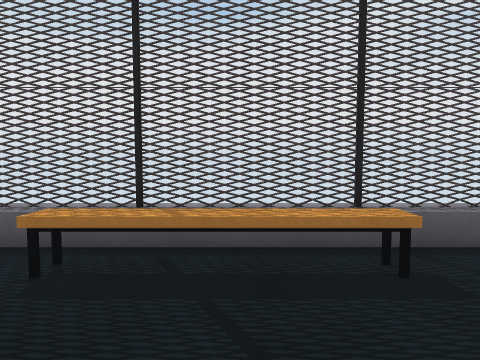
view 1 (above)

18 first-person views from a walk through a scene from a Unity 3-D project. The camera is 1.2 m above the floor, tilts 4° down and sees 75° across. The floor is counted in squares, 1 m on a side. Each view is taken from the middle of a square. On the plan, view 1 faces up. The plan holds only what a view shows up to about 13 squares ahead; the rest is blank. The player character is not drawn. Surface patterns are stand-ins for the level's own textures.

view 2
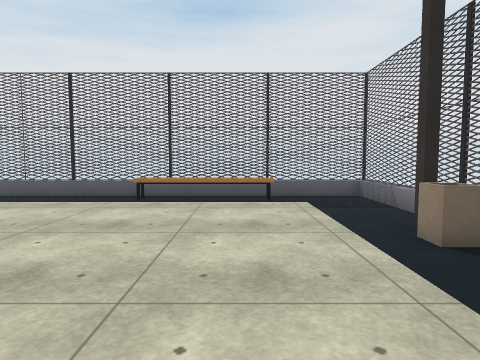

view 3
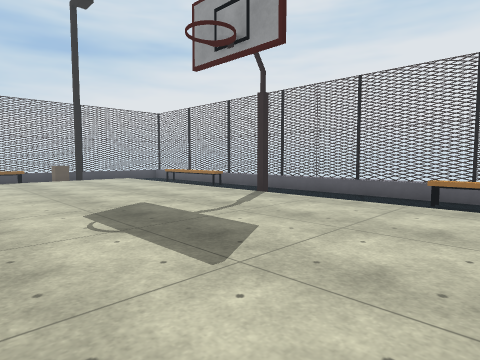

view 4
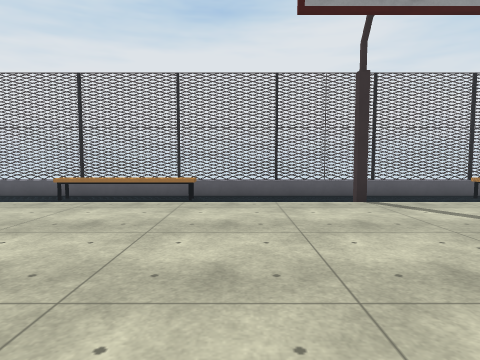

view 5
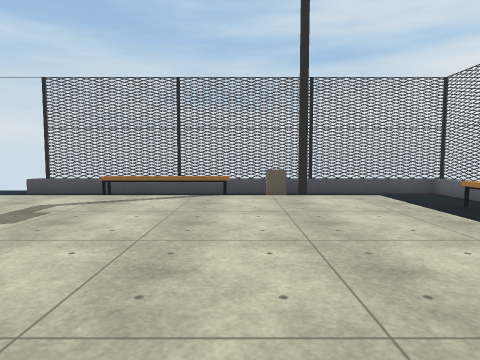

view 6
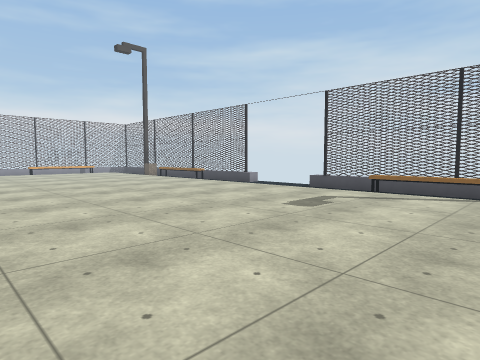

view 7
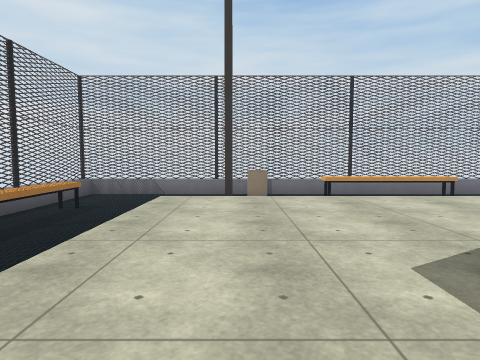

view 8
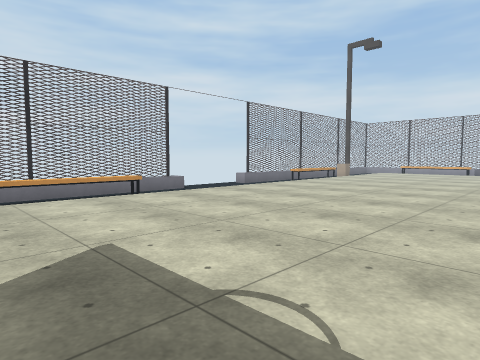

view 9
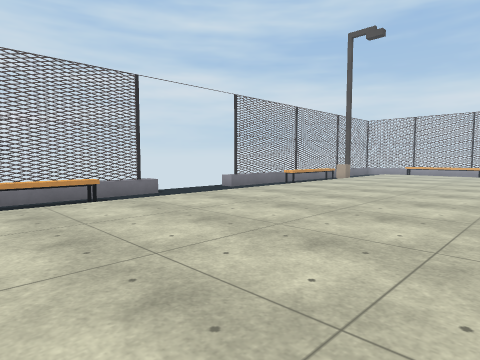

view 10
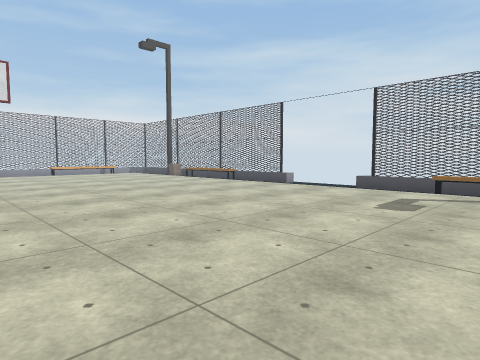

view 11
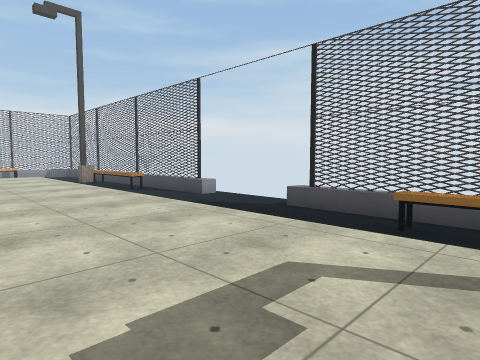

view 12
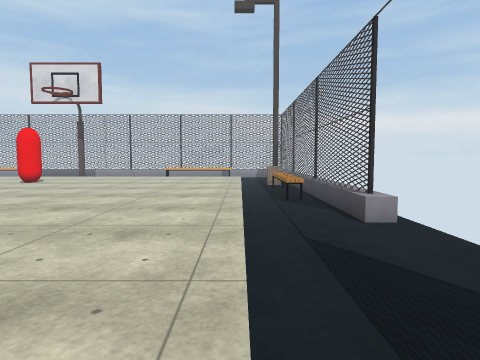

view 13
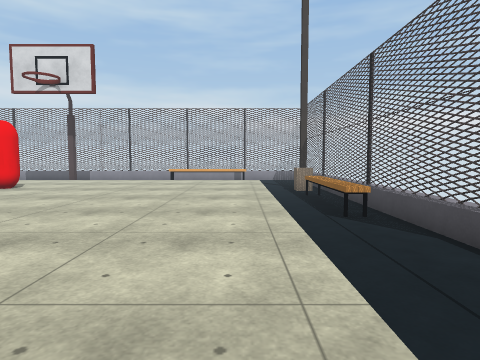

view 14
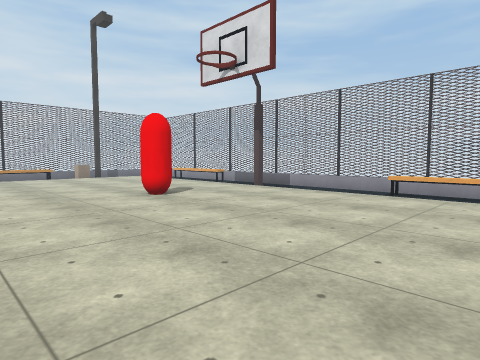

view 15
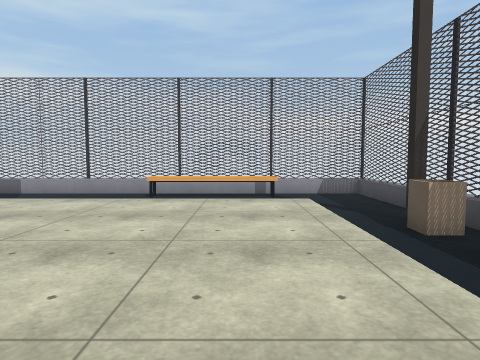

view 16
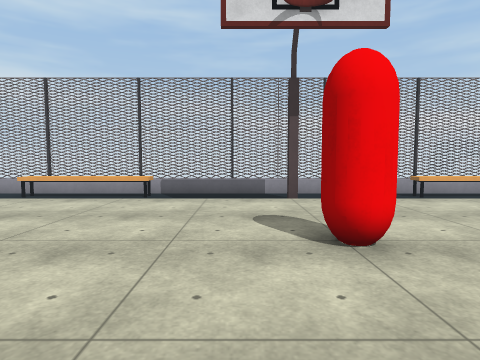

view 17
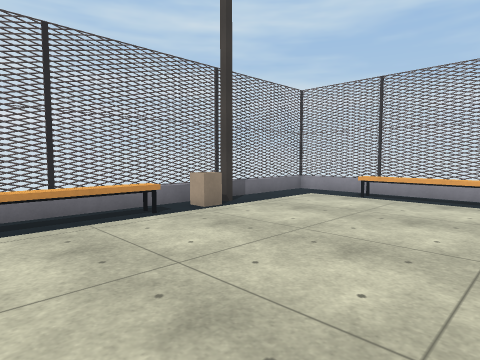

view 18
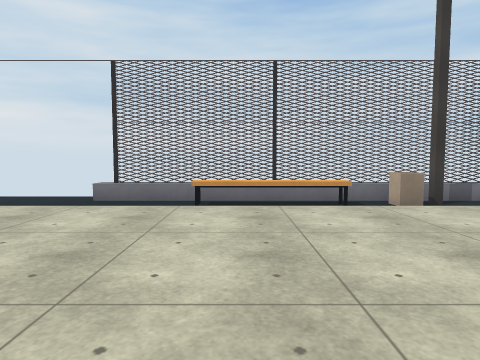

### Floor plan
Key: @ floor where view 1 was taken; # wall or solid block; x gap in a wall; . main floor; - floor 0.25 m lower than the main floor; / step, stairs or slope; = window, fence, low wall or low ledge; ^ raised ledge; C red capsule.
Columns run from 22 left of view 1 to 6 right of it. Each row starts with its distance up from view 1.
  6  ^^^^^^^^^^^^^^^^^^^^^^^^^^^^
  5  #=xx=====x===xx=x=======xx=#
  4  #---^^^^^----------^^^^^---x
  3  #--------------------------#
  2  #-   --      #   ----------x
  1  #- /..................../--x
  0  #- /.................@../--#
 -1  ## /..................../-##
 -2  #= /..................../==#
 -3  #- /..................../--x
 -4  #^ /....................//x#
 -5  #^ /....................//^#
 -6  #^ /..................../ ^#
 -7  #^-/....................//^#
 -8  #^-/....................//^#
 -9  #--/..................../=x#
-10 =#--/..................../ -x
-11 =#--/..................../ -x
-12  ^--/..................../ -^
-13  ---/..................../ --
-14  ---/..................../ --
-15  ---/........... ......../ --
-16 =^--/........... ......../ -^
-17 =#--/..........  ......../ -#
-18 =#--/..........  ......../ -#
-19  #--/..........  ......../ -x
-20  #^-/..................../=^#
-21  #^-/....................//^#
-22  #^-/....................//^#
-23  #^-/....................//^#
-24  #^-/.........CC.........//^#
-25  #--/.........C........../--x
-26  #=-/..................../==#
-27  ##-/..................../-##
-28  #--/..................../--x
-29  #--/..................../--#
-30  #--          #           --x
-31  #-------------------------
-32  #---^^^^^---------#^^^^^-
-33  #=xx#===#x=#=xx#x==#===#xx

Where each view was taken, in squares from view 1:
view 1: 0 up, 0 right, facing up
view 2: 7 down, 1 right, facing up
view 3: 7 down, 0 right, facing up-left
view 4: 7 down, 11 left, facing up
view 5: 3 down, 8 left, facing left
view 6: 3 down, 7 left, facing down-left
view 7: 1 down, 7 left, facing right
view 8: 3 down, 7 left, facing down-right
view 9: 5 down, 6 left, facing down-right
view 10: 5 down, 6 left, facing down-left
view 11: 6 down, 13 left, facing down-left
view 12: 9 down, 18 left, facing down
view 13: 12 down, 17 left, facing down
view 14: 19 down, 17 left, facing down-right
view 15: 20 down, 16 left, facing down
view 16: 20 down, 6 left, facing down
view 17: 20 down, 3 left, facing down-right
view 18: 21 down, 5 left, facing right
